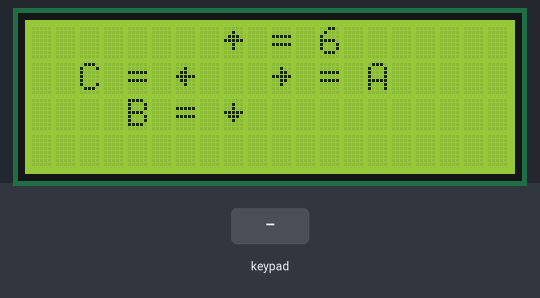
A sketch run on a simulated Arduino Mega 2560, built with avr-gcc and run on an emulated ATmega2560. On the bench: 20×4 character LCD. Inputs (shaded band) come from the test bench.

Above: at 1.2 s.
1.3 s: key 'A' pressed
At 2.0 s:
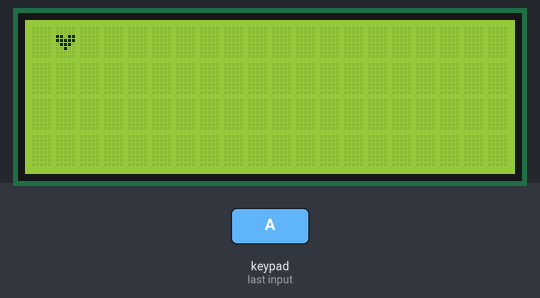
2.8 s: keypad keys 5 3 5 1 4 9 4 7 A pressed 0.4 s apart
At 6.5 s:
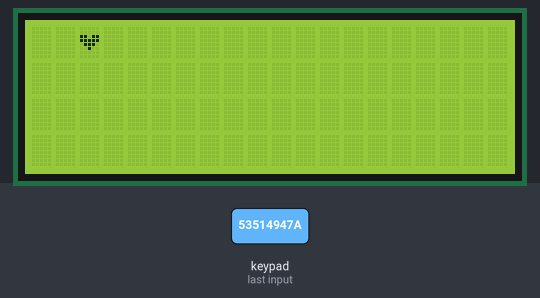
7.9 s: key '6' pressed
At 8.3 s:
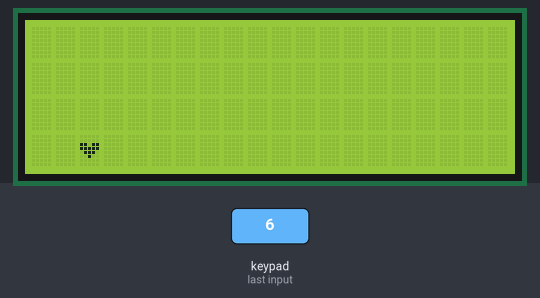
9.4 s: keypad keys 4 5 4 3 4 1 3 9 A pressed 0.4 s apart
At 14.0 s:
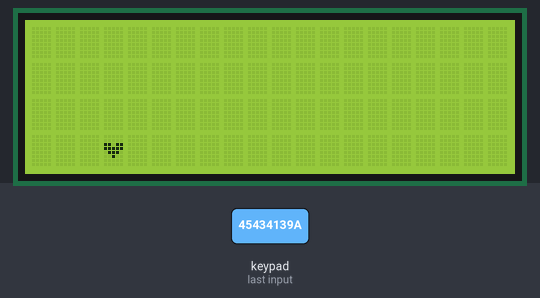
Timing chart, 0 to 15.5 s (numbered marks = the images above; inputs shaded):
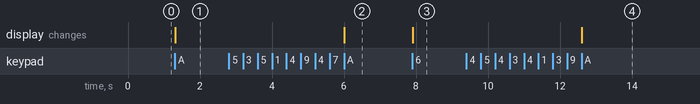

Measured:
- after the input at 1.3 s, the display: changes at once (image 1)
- after the input at 2.8 s, the display: changes after 3.2 s (image 2)
- after the input at 7.9 s, the display: changes at once (image 3)
- after the input at 9.4 s, the display: changes after 3.2 s (image 4)

The sketch:

Practica6_MoverCaracter.ino
```cpp
#include<Keypad.h>
#include <LiquidCrystal.h>
LiquidCrystal lcd(28, 30, 32, 34, 36, 38);
const byte filas = 4;
const byte columnas = 4;
int real=0;
int lados=0;
byte pinesF[filas] = {53,51,49,47};
byte pinesC[columnas] = {45,43,41,39};
char tecla;

char teclas[filas][columnas] = {

 {'1','2','3','A'},
 {'4','5','6','B'},
 {'7','8','9','C'},
 {'*','0','#','D'}
};

Keypad teclado = Keypad(makeKeymap(teclas), pinesF, pinesC, filas, columnas);


byte cora[] = {
  B00000,
  B00000,
  B11011,
  B11111,
  B01110,
  B00100,
  B00000,
  B00000
};

byte flechaarriba[] = {
  B00000,
  B00100,
  B01110,
  B11111,
  B00100,
  B00100,
  B00000,
  B00000
};

byte flechaabajo[] = {
  B00000,
  B00100,
  B00100,
  B11111,
  B01110,
  B00100,
  B00000,
  B00000
};

byte flechaderecha[] = {
  B00000,
  B00100,
  B00110,
  B11111,
  B00110,
  B00100,
  B00000,
  B00000
};

byte flechaizquierda[] = {
  B00000,
  B00100,
  B01100,
  B11111,
  B01100,
  B00100,
  B00000,
  B00000
};


void setup() {
  Serial.begin(9600);
  lcd.begin(20, 4);
  lcd.createChar(0, cora);
  lcd.createChar(1, flechaarriba);
  lcd.createChar(2, flechaabajo);
  lcd.createChar(3, flechaderecha);
  lcd.createChar(4, flechaizquierda);
  lcd.home();
  lcd.setCursor(8, 0); //columna, filaa
  lcd.write((byte) 1);
  lcd.setCursor(9, 0); //columna, filaa
  lcd.print(" = 6");
   lcd.setCursor(8, 2); //columna, filaa
  lcd.write((byte) 2);
  lcd.setCursor(4, 2); //columna, filaa
  lcd.print("B = ");
   lcd.setCursor(10, 1); //columna, filaa
  lcd.write((byte) 3);
  lcd.setCursor(11, 1); //columna, filaa
  lcd.print(" = A");
   lcd.setCursor(6, 1); //columna, filaa
  lcd.write((byte) 4);
   lcd.setCursor(2, 1); //columna, filaa
  lcd.print("C = ");
}


void loop() {

   tecla = teclado.getKey();
      if(tecla!=0){

      switch(tecla){
        case 66:
        lcd.clear();
        real= real+1;
             if(real>=0){
               lcd.setCursor(lados, real+1);
              }
            if(real>=4){
              real=0;
            }
            lcd.setCursor(lados, real);
            lcd.write((byte) 0);

            break;
          case 54:
             lcd.clear();
             real= real-1;
              if(real>=0){
               lcd.setCursor(lados, real-1);

              }
             lcd.setCursor(lados, real);
             lcd.write((byte) 0);
            if(real==-1){
              real=3;
              }
         break;
         case 65:
            lados = lados+1;
             if(lados>=0){
               lcd.setCursor(lados-1, real);
               lcd.clear();
              }
            if(lados>=20){
              lados=0;
              real = real;
            }
            lcd.setCursor(lados, real);
            lcd.write((byte) 0);
         break;
         case 67:
            lcd.clear();
            lados= lados-1;
            if(lados>=0){
              lcd.setCursor(lados-1, real);
              }
            if(lados<=-1){
              lados=19;
              }
            lcd.setCursor(lados, real);
            lcd.write((byte) 0);
         break;
      }


    }

  }
```
